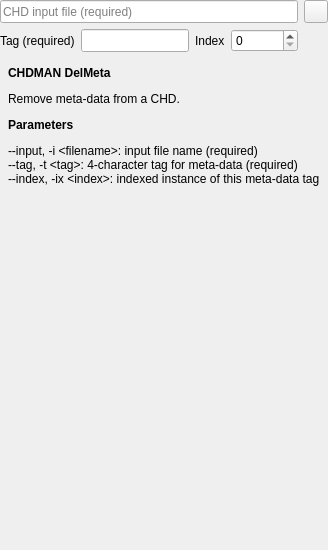
          <widget class="QWidget" name="pageDelMeta">
           <layout class="QGridLayout" name="gridLayoutPageDelMeta">
            <property name="margin">
             <number>0</number>
            </property>
            <item row="0" column="0">
             <widget class="QFrame" name="frameDelMeta">
              <layout class="QGridLayout" name="gridLayoutFrameExtractLD_4">
               <property name="margin">
                <number>0</number>
               </property>
               <item row="0" column="0" colspan="4">
                <widget class="QLineEdit" name="lineEditDelMetaInputFile">
                 <property name="sizePolicy">
                  <sizepolicy hsizetype="Expanding" vsizetype="Minimum">
                   <horstretch>0</horstretch>
                   <verstretch>0</verstretch>
                  </sizepolicy>
                 </property>
                 <property name="toolTip">
                  <string>CHD input file (--input)</string>
                 </property>
                 <property name="placeholderText">
                  <string>CHD input file (required)</string>
                 </property>
                </widget>
               </item>
               <item row="1" column="0">
                <widget class="QLabel" name="labelDelMetaTag">
                 <property name="text">
                  <string>Tag (required)</string>
                 </property>
                </widget>
               </item>
               <item row="1" column="3">
                <widget class="QSpinBox" name="spinBoxDelMetaIndex">
                 <property name="sizePolicy">
                  <sizepolicy hsizetype="MinimumExpanding" vsizetype="Fixed">
                   <horstretch>0</horstretch>
                   <verstretch>0</verstretch>
                  </sizepolicy>
                 </property>
                 <property name="toolTip">
                  <string>Indexed instance of this meta-data tag (--index)</string>
                 </property>
                 <property name="minimum">
                  <number>0</number>
                 </property>
                 <property name="maximum">
                  <number>999999999</number>
                 </property>
                 <property name="value">
                  <number>0</number>
                 </property>
                </widget>
               </item>
               <item row="0" column="4">
                <widget class="QToolButton" name="toolButtonBrowseDelMetaInputFile">
                 <property name="sizePolicy">
                  <sizepolicy hsizetype="Fixed" vsizetype="Minimum">
                   <horstretch>0</horstretch>
                   <verstretch>0</verstretch>
                  </sizepolicy>
                 </property>
                 <property name="icon">
                  <iconset resource="qchdman.qrc">
                   <normaloff>:/images/fileopen.png</normaloff>:/images/fileopen.png</iconset>
                 </property>
                </widget>
               </item>
               <item row="1" column="2">
                <widget class="QLabel" name="labelDelMetaIndex">
                 <property name="text">
                  <string>Index</string>
                 </property>
                </widget>
               </item>
               <item row="1" column="1">
                <widget class="QLineEdit" name="lineEditDelMetaTag">
                 <property name="sizePolicy">
                  <sizepolicy hsizetype="Expanding" vsizetype="Minimum">
                   <horstretch>0</horstretch>
                   <verstretch>0</verstretch>
                  </sizepolicy>
                 </property>
                 <property name="toolTip">
                  <string>4-character tag for meta-data (--tag)</string>
                 </property>
                 <property name="maxLength">
                  <number>4</number>
                 </property>
                </widget>
               </item>
              </layout>
             </widget>
            </item>
            <item row="1" column="0">
             <widget class="QLabel" name="labelDelMetaHelp">
              <property name="text">
               <string>&lt;p&gt;
&lt;b&gt;CHDMAN DelMeta&lt;/b&gt;
&lt;/p&gt;
Remove meta-data from a CHD.
&lt;p&gt;
&lt;b&gt;Parameters&lt;/b&gt;
&lt;/p&gt;
&lt;p&gt;
--input, -i &amp;lt;filename&amp;gt;: input file name (required)&lt;br&gt;
--tag, -t &amp;lt;tag&amp;gt;: 4-character tag for meta-data (required)&lt;br&gt;
--index, -ix &amp;lt;index&amp;gt;: indexed instance of this meta-data tag
&lt;/p&gt;</string>
              </property>
              <property name="alignment">
               <set>Qt::AlignLeading|Qt::AlignLeft|Qt::AlignTop</set>
              </property>
              <property name="wordWrap">
               <bool>true</bool>
              </property>
              <property name="margin">
               <number>8</number>
              </property>
              <property name="indent">
               <number>8</number>
              </property>
             </widget>
            </item>
            <item row="2" column="0">
             <spacer name="verticalSpacerDelMeta">
              <property name="orientation">
               <enum>Qt::Vertical</enum>
              </property>
              <property name="sizeHint" stdset="0">
               <size>
                <width>20</width>
                <height>364</height>
               </size>
              </property>
             </spacer>
            </item>
           </layout>
          </widget>
